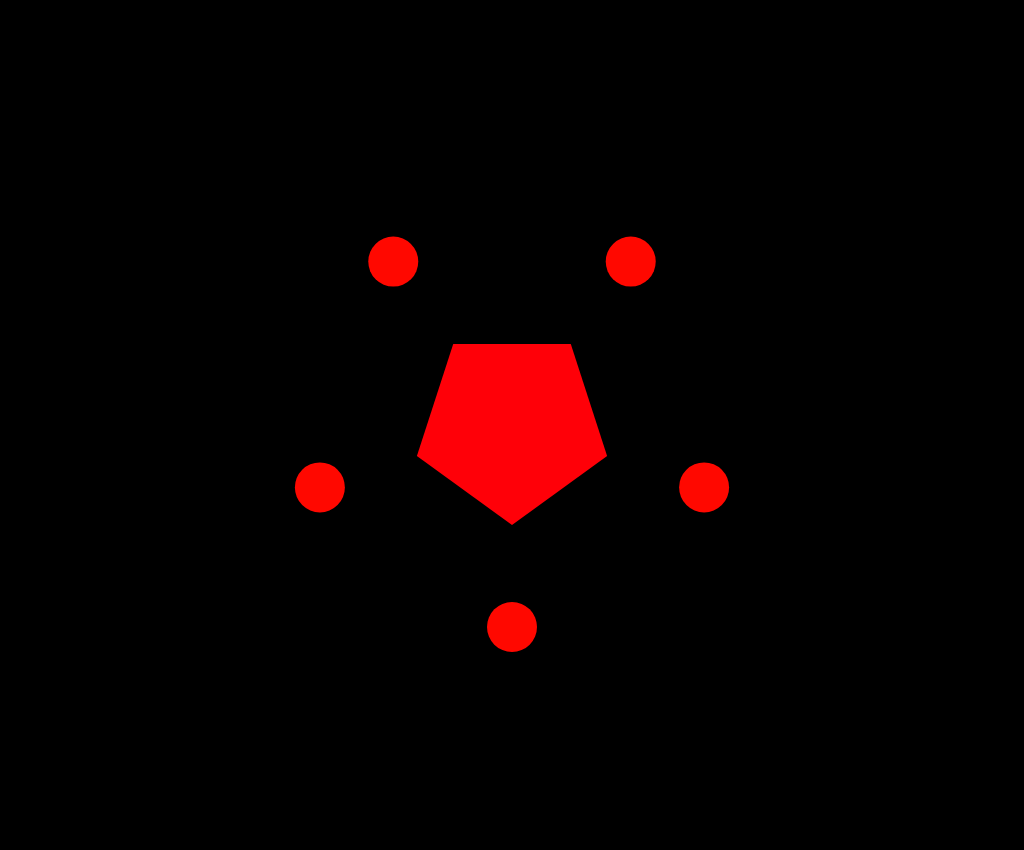
Frame 1 (no input)
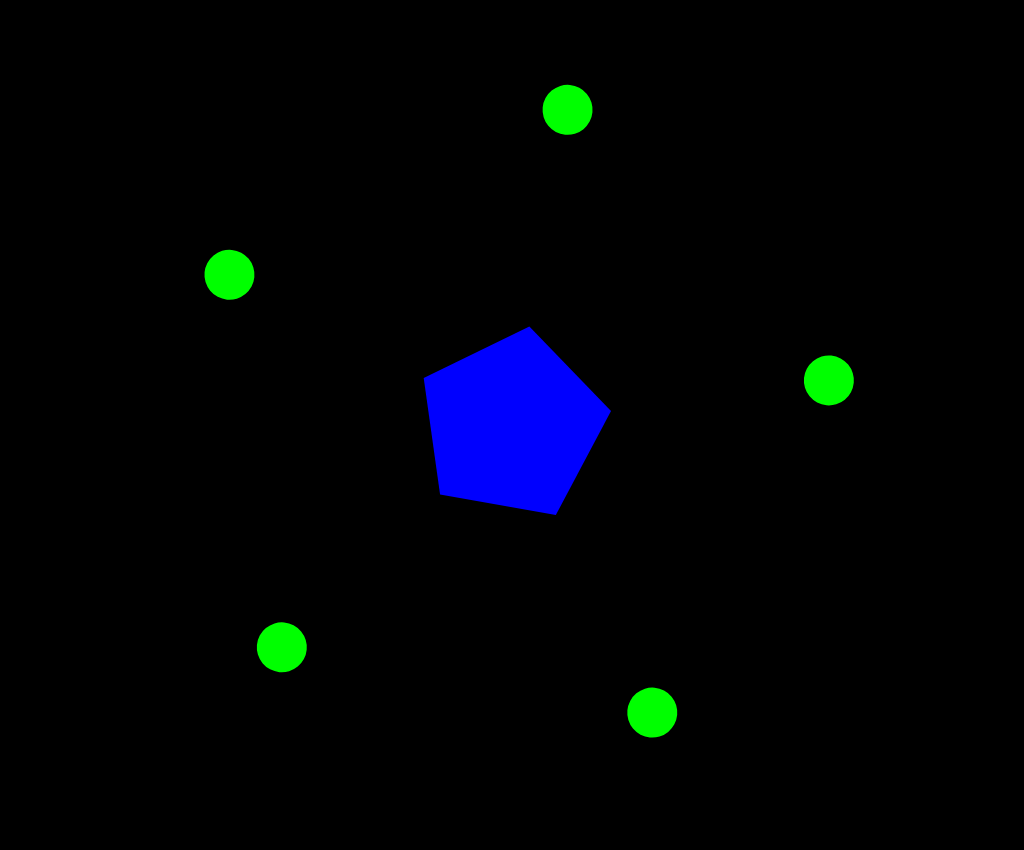
Frame 60 (no input)
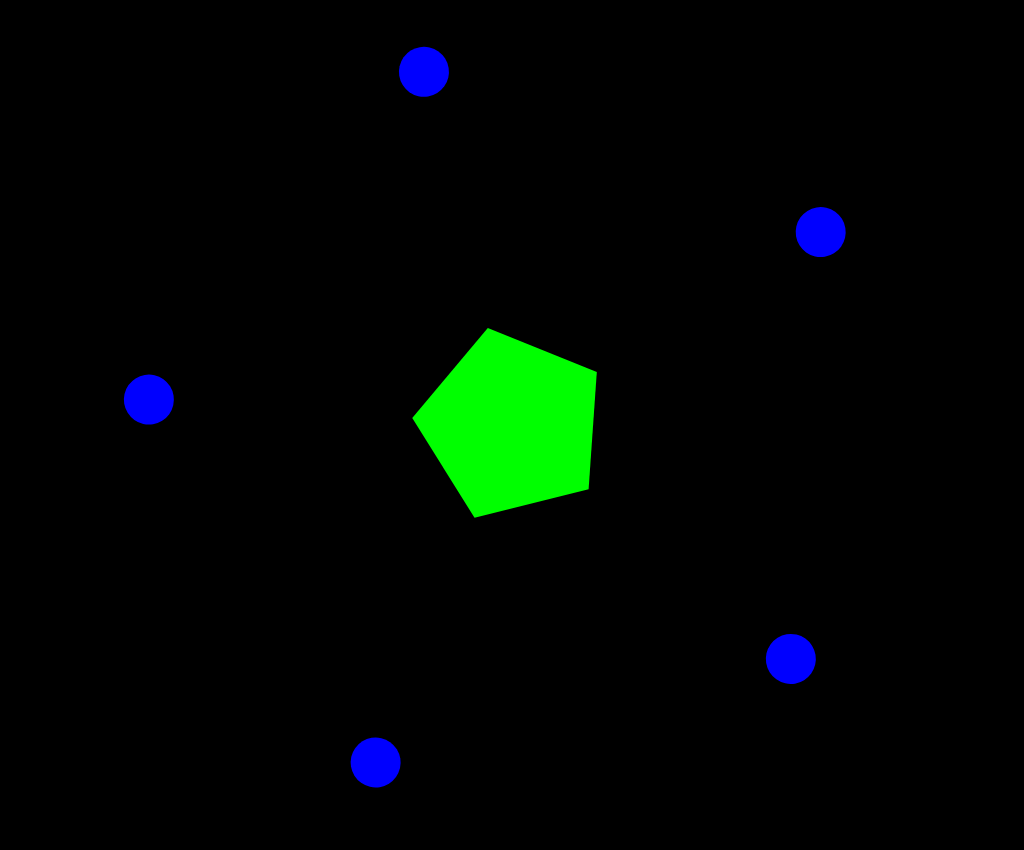
Frame 120 (the mouse pressed at the canvas centre since frame 60)

The p5.js sketch that drew these frames (run headless with seeded random() and noise() and a simulated clock; from frame 60 on, the mouse is pressed at the canvas centre):

// p5.js sketch
// ── sketch.js
//declare global vars for spiraling
var r
var rad_step;
var angle;
//declare environment global vars
var ngon_rad;
var num_rect;
//toggle switch for drawing
var continuous;
//canvas variable for resizing
var cnv;

function setup() {
  //set sketch parameters
  cnv = createCanvas(1024, 850);
  centerCanvas();
  background(0);
  noStroke();
  colorMode(HSB,360,100,100);
  rectMode(CENTER);
  
  //set initial conditions
  angle = 0;
  r = 200;
  rad_step = 2;
  num_rect = 5;
  ngon_rad = 100;
  continuous = false;
} 

function draw() {
  //check for draw or animate
  if(!continuous){
    background(0);
  }
  //rotate the sketch
  translate(width/2, height/2);
  rotate(radians(angle%360));
  angle += 2;
  r += rad_step;
  
  //draw the surrounding ellipses
  fill(angle%360,100,100);
  for(i = 0; i < num_rect ; i++){
    ellipse(r*sin(radians(i*(360/num_rect))), r*cos(radians(i*(360/num_rect))), ngon_rad/2, ngon_rad/2);
  }
  
  //draw the central ngon
  fill(360 - (angle%360),100,100);
  drawNgon(num_rect, ngon_rad);
  
  //keep the rotation in check
  if(r < ngon_rad || r > 4*ngon_rad){
    rad_step *= -1;
  }
  
}

//function to draw the central Ngon
function drawNgon(num_vert, rad){
  beginShape();
  	for(i = 0; i < num_vert; i++){
      vertex(rad*sin(radians(i*(360/num_vert))), rad*cos(radians(i*(360/num_vert))));
    }
  endShape();
}

//define user controls
function keyPressed(){
  //left and right arrow used to decrease/increase the complexity of the sketch
  if(keyCode === RIGHT_ARROW){
    num_rect++;
  }
  if(keyCode === LEFT_ARROW){
    num_rect--;
  }
  //enter and backspace can be used to play/pause the sketch
  if(keyCode === ENTER){
    loop();
  }
  if(keyCode === BACKSPACE){
    noLoop();
  }
  //space key can be used to toggle draw
  if(key === " "){
    background(0);
    continuous = !continuous;
  }
}

//center canvas method
// source: https://github.com/processing/p5.js/wiki/Positioning-your-canvas
function centerCanvas() {
  var x = (windowWidth - width) / 2;
  var y = (windowHeight - height) / 2;
  cnv.position(x, y);
}
function windowResized() {
  centerCanvas();
}
